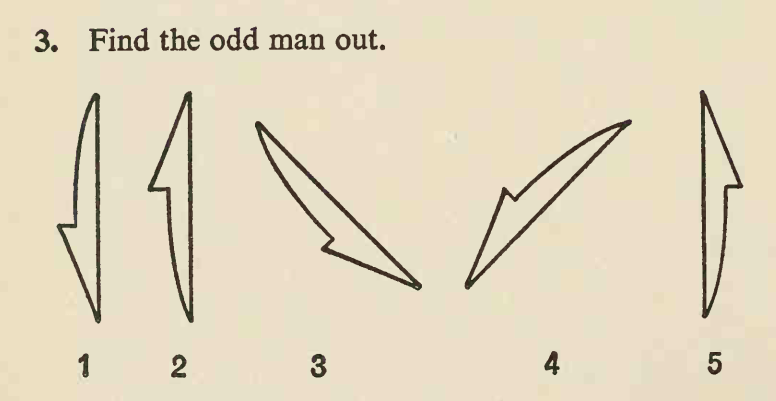
#> input picture 77774217 - shapeMatching/01.png, 776 x 401 px, found by its file name
$ python main.py
#> lines starting #> are read from the running program, lines starting #| are printed output that depends on the picture; after the words box and inside, x2 and y2 are one past the last pixel; in counts of white or black regions, pixels touching at a corner belong together; long printed decimals are rounded
# File        :   main.py (Shape Matching)
# Version     :   1.0.0
# Description :   Script that finds a mismatched shaped in an image
#                 Answer for: https://stackoverflow.com/q/77774217/

# Date:       :   Jan 07, 2023
# Author      :   Ricardo Acevedo-Avila (racevedoaa@gmail.com)
# License     :   Creative Commons CC0

import numpy as np
import cv2
import math


def readImage(imagePath):
    """Reads image via OpenCV"""
#> called with imagePath = 'D://opencvImages//shapes//01.png'
    # Loads image:
    inputImage = cv2.imread(imagePath)
#> inputImage is the input picture: shape (401, 776, 3); mean B, G, R 192.2, 216.2, 227.6
    # Checks if image was successfully loaded:
    if inputImage is None:
        raise TypeError("readImage>> Error: Could not load Input image.")
    return inputImage


def showImage(imageName, inputImage):
    """Shows an image in a window"""
    cv2.namedWindow(imageName, cv2.WINDOW_NORMAL)
    cv2.imshow(imageName, inputImage)
    cv2.waitKey(0)


def getScaledMoments(inputContour):
    """Computes log-scaled hu moments of a contour array"""
    # Calculate Moments
    moments = cv2.moments(inputContour)
    # Calculate Hu Moments
    huMoments = cv2.HuMoments(moments)

    # Log scale hu moments
    for m in range(0, 7):
        huMoments[m] = -1 * math.copysign(1.0, huMoments[m]) * math.log10(abs(huMoments[m]))

    return huMoments


# Set image path
directoryPath = "D://opencvImages//shapes//"

imageNames = ["01", "02", "03", "04", "05"]

# Loop through the image file names:
for imageName in imageNames:

    # Set image path:
    imagePath = directoryPath + imageName + ".png"

    # Load image:
    inputImage = readImage(imagePath)
    showImage("Input Image", inputImage)

    # To grayscale:
    grayImage = cv2.cvtColor(inputImage, cv2.COLOR_BGR2GRAY)
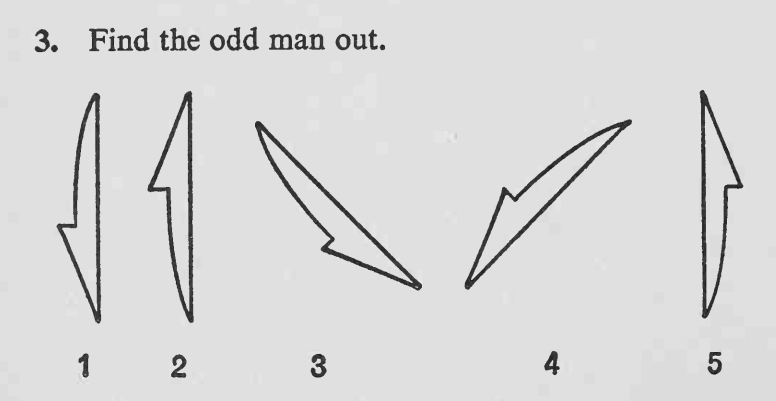
#> grayImage: shape (401, 776); min 28, max 239, mean 216.7

    # Otsu:
    binaryImage = cv2.threshold(grayImage, 0, 255, cv2.THRESH_OTSU + cv2.THRESH_BINARY_INV)[1]
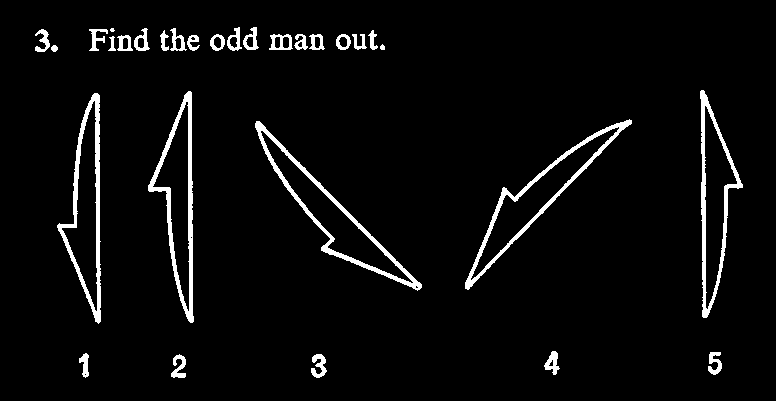
#> binaryImage: shape (401, 776); 4.3% white; 30 white regions (1 under 20 px)
    showImage("Binary", binaryImage)

    # Contour list:
    # Store here all contours of interest (large area):
    contourList = []

    # Find the contour on the binary image:
    contours, hierarchy = cv2.findContours(binaryImage, cv2.RETR_EXTERNAL, cv2.CHAIN_APPROX_SIMPLE)
#> contours = 30 contours, 2 with area under 20; largest, box (x1, y1, x2, y2) and area: (255, 121, 422, 291) 5684, (465, 119, 632, 290) 5418, (57, 93, 101, 324) 4964, (148, 91, 194, 323) 4882, (700, 90, 743, 318) 4635

    for i, c in enumerate(contours):

        # Get blob area:
        currentArea = cv2.contourArea(c)

        # Set min area:
        minArea = 1000

        if currentArea > minArea:
            # Approximate the contour to a polygon:
            contoursPoly = cv2.approxPolyDP(c, 3, True)

            # Get the polygon's bounding rectangle:
            boundRect = cv2.boundingRect(contoursPoly)

            # Get contour centroid:
            cx = int(int(boundRect[0]) + 0.5 * int(boundRect[2]))
            cy = int(int(boundRect[1]) + 0.5 * int(boundRect[3]))

            # Store in dict:
            contourDict = {"Contour": c, "Rectangle": tuple(boundRect), "Centroid": (cx, cy)}

            # Into the list:
            contourList.append(contourDict)
#> this loop made 30 passes
#> (currentArea, boundRect, cx, cy) on passes 6 to 10: (5683.5, (256, 121, 166, 169), 339, 205), (5417.5, (465, 120, 167, 169), 548, 204), (4964.5, (57, 93, 43, 231), 78, 208), (4882.5, (148, 91, 45, 232), 170, 207), (4635, (701, 90, 42, 228), 722, 204)
#> currentArea on passes 1, 2, 3, 4, 5, 11: 171.5, 154.5, 116, 144, 179, 28
#> after the loop, contourList = 5 items

    # Get total contours in the list:
    totalContours = len(contourList)
#> totalContours = 5

    # Deep copies of input image for results:
    inputCopy = inputImage.copy()
    contourCopy = inputImage.copy()

    # Set contour 0 as objetive:
    currentDict = contourList[0]
#> currentDict = {'Contour': contour of 185 points, box (x1, y1, x2, y2) (255, 121, 422, 291), area 5684, 'Rectangle': (256, 121, 166, 169), 'Centroid': (339, 205)}
    # Get objective contour:
    objectiveContour = currentDict["Contour"]
#> objectiveContour = contour of 185 points, box (x1, y1, x2, y2) (255, 121, 422, 291), area 5684

    # Draw objective contour in green:
    cv2.drawContours(contourCopy, [objectiveContour], 0, (0, 255, 0), 3)

    # Draw contour index on image:
    center = currentDict["Centroid"]
#> center = (339, 205)
    cv2.putText(contourCopy, "0", center, cv2.FONT_HERSHEY_SIMPLEX, 1, (255, 0, 0), 2)
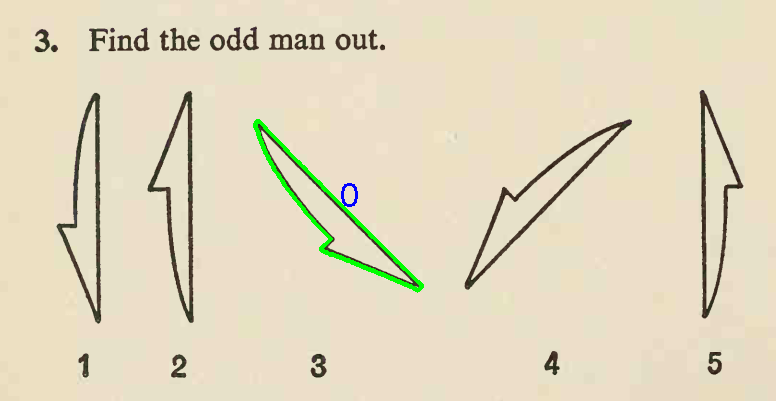
#> contourCopy: shape (401, 776, 3); mean B, G, R 191.6, 216.9, 226.6

    # Store contour distances here:
    contourDistances = []

    # Calculate log-scale hu moments of objective contour:
    huMomentsObjective = getScaledMoments(objectiveContour)
#> in getScaledMoments, `moments = cv2.moments(inputContour)`: moments = moments, m00 5683.5, centre m10/m00, m01/m00 = (331.6, 215.4)
#> in getScaledMoments, `huMoments = cv2.HuMoments(moments)`: huMoments = [0.552, 0.271, 0.0111, 0.00313, 1.55e-05, 0.000831, -1.01e-05]
#> after the loop in getScaledMoments, `for m in range(0, 7):`: huMoments = [0.258, 0.568, 1.95, 2.5, 4.81, 3.08, -5]
#> huMomentsObjective = [0.258, 0.568, 1.95, 2.5, 4.81, 3.08, -5]

    # Start from objectiveContour+1, get target contour, compute scaled moments and
    # get Euclidean distance between the two scaled arrays:

    for i in range(1, totalContours):
        # Set target contour:
        currentDict = contourList[i]
        # Get contour:
        targetContour = currentDict["Contour"]

        # Draw target contour in red:
        cv2.drawContours(contourCopy, [targetContour], 0, (0, 0, 255), 3)

        # Calculate log-scale hu moments of target contour:
        huMomentsTarget = getScaledMoments(targetContour)

        # Compute Euclidean distance between the two arrays:
        contourDistance = np.linalg.norm(np.transpose(huMomentsObjective) - np.transpose(huMomentsTarget))
        print("contourDistance:", contourDistance)

        # Store distance along contour index in distance list:
        contourDistances.append([contourDistance, i])

        # Draw contour index on image:
        center = currentDict["Centroid"]
        cv2.putText(contourCopy, str(i), center, cv2.FONT_HERSHEY_SIMPLEX, 1, (255, 0, 0), 2)

        # Show processed contours:
        showImage("Contours", contourCopy)
#> this loop made 4 passes
#> (huMomentsTarget, contourDistance, center) on passes 1 to 3: ([0.247, 0.544, 1.92, 2.45, 4.7, 2.98, -4.93], 0.175, (548, 204)), ([0.208, 0.458, 1.89, 2.37, 4.54, 2.79, -4.88], 0.459, (78, 208)), ([0.211, 0.47, 1.65, 1.96, 3.77, 2.27, 4.53], 9.64, (170, 207))
#> (huMomentsTarget, contourDistance, center) on pass 4: ([0.206, 0.455, 1.81, 2.23, 4.28, 2.6, -4.74], 0.828, (722, 204))
#| contourDistance: 0.1748
#| contourDistance: 0.4589
#| contourDistance: 9.641
#| contourDistance: 0.8278
#> pass 1, in showImage (call 3), `cv2.imshow(imageName, inputImage)`:
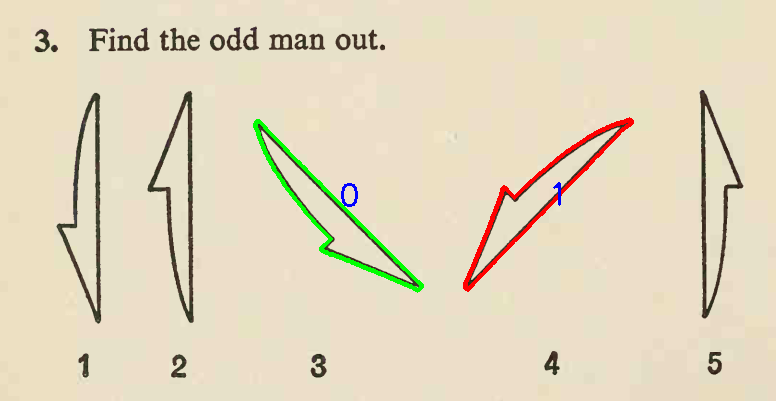
#> window 'Contours': shape (401, 776, 3); mean B, G, R 190.9, 216.1, 227.3
#> pass 2, in showImage (call 4), `cv2.imshow(imageName, inputImage)`:
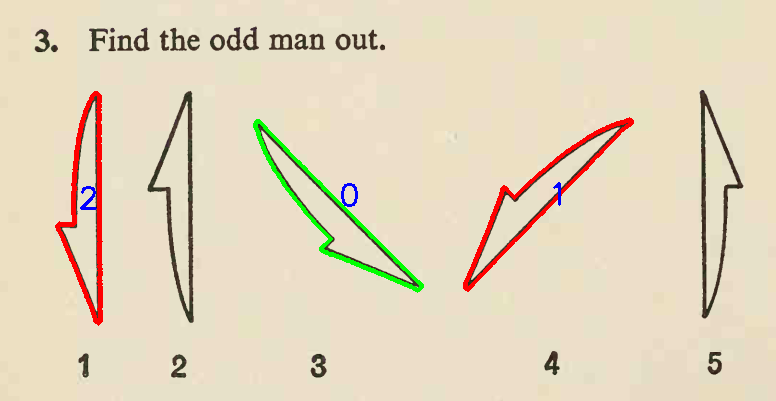
#> window 'Contours': shape (401, 776, 3); mean B, G, R 190.1, 215, 228.1
#> after the loop:
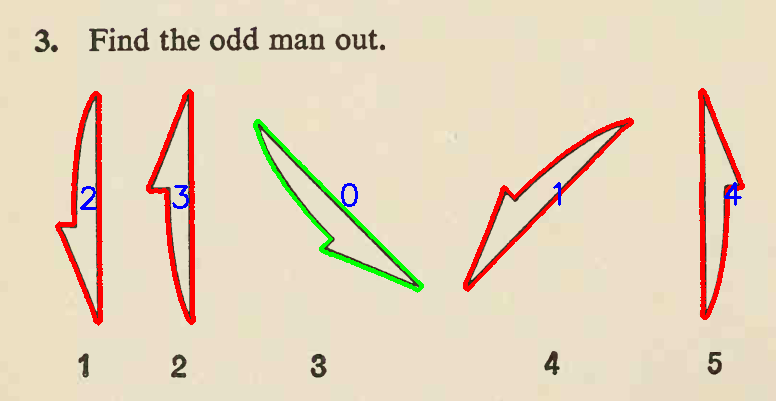
#> contourCopy: shape (401, 776, 3); 3.12% of pixels changed, all inside (x1, y1, x2, y2) = (55, 88, 745, 326)
#> after the loop, contourDistances = [[0.175, 1], [0.459, 2], [9.64, 3], [0.828, 4]]

    # Get maximum distance,
    # List to numpy array:
    distanceArray = np.array(contourDistances)
#> distanceArray = [[0.175, 1], [0.459, 2], [9.64, 3], [0.828, 4]]

    # Get distance mean and std dev:
    mean = np.mean(distanceArray[:, 0:1])
#> mean = 2.78
    stdDev = np.std(distanceArray[:, 0:1])
#> stdDev = 3.97

    print("M:", mean, "Std:", stdDev)
#| M: 2.776 Std: 3.971

    # Set contour 0 (default) as the contour that is different from the rest:
    contourIndex = 0
    minSigma = 1.0

    # If std dev from the distance array is above a minimum variation,
    # there's an outlier (max distance) in the array, thus, the real different
    # contour we are looking for:

    if stdDev > minSigma:
        # Get max distance:
        maxDistance = np.max(distanceArray[:, 0:1])
#> maxDistance = 9.64
        # Set contour index (contour at index 0 was the objective!):
        contourIndex = np.argmax(distanceArray[:, 0:1]) + 1
#> contourIndex = 3
        print("Max:", maxDistance, "Index:", contourIndex)
#| Max: 9.641 Index: 3

    # Fetch dissimilar contour, if found,
    # Get boundingRect:
    boundingRect = contourList[contourIndex]["Rectangle"]
#> boundingRect = (148, 91, 45, 232)

    # Get the dimensions of the bounding rect:
    rectX = boundingRect[0]
#> rectX = 148
    rectY = boundingRect[1]
#> rectY = 91
    rectWidth = boundingRect[2]
#> rectWidth = 45
    rectHeight = boundingRect[3]
#> rectHeight = 232

    # Draw dissimilar (mismatched) contour in red:
    color = (0, 0, 255)
    cv2.rectangle(inputCopy, (int(rectX), int(rectY)),
                  (int(rectX + rectWidth), int(rectY + rectHeight)), color, 2)
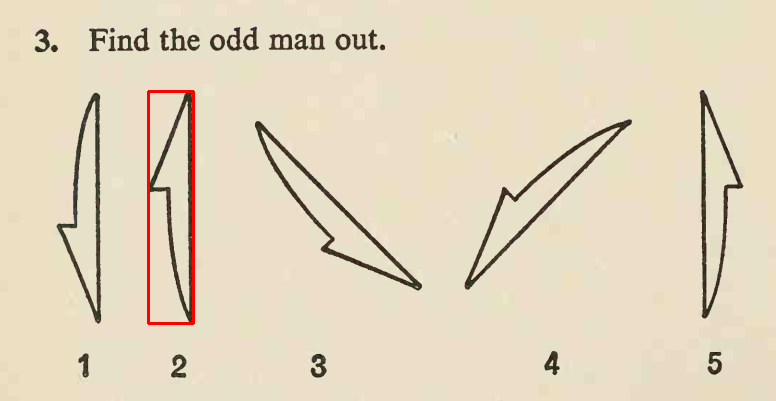
#> inputCopy: shape (401, 776, 3); 0.53% of pixels changed, all inside (x1, y1, x2, y2) = (147, 90, 195, 325)
    showImage("Mismatch", inputCopy)
#> pass 2 of the loop `for imageName in imageNames:`:
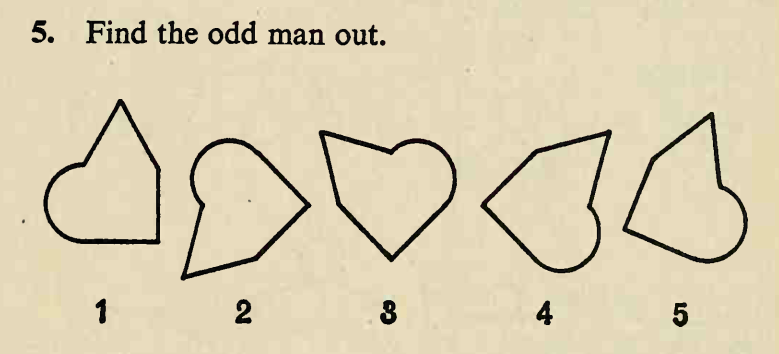
#> input picture 77774217 - shapeMatching/02.png, 779 x 354 px, found by its file name
#> in readImage, inputImage is the input picture: shape (354, 779, 3); mean B, G, R 178.5, 207.5, 219.5
#> grayImage: shape (354, 779)
#> `binaryImage = cv2.threshold(grayImage, 0, 255, cv2.THRESH_OTSU + cv2.T..`:
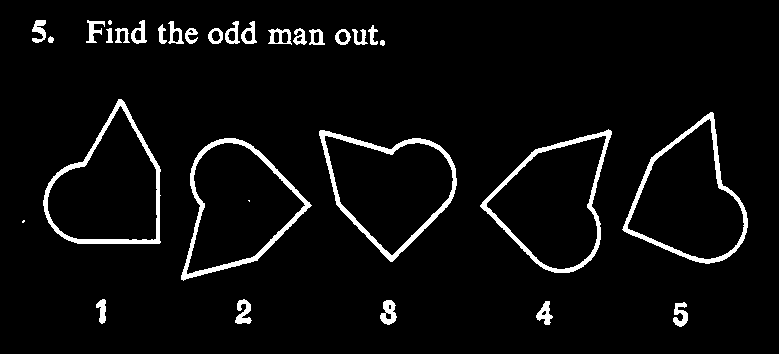
#> binaryImage: shape (354, 779); 4.8% white; 32 white regions (3 under 20 px)
#> contours = 31 contours, 3 with area under 20; largest, box (x1, y1, x2, y2) and area: (480, 129, 612, 273) 11250, (181, 138, 312, 281) 11116, (319, 130, 457, 262) 11090, (622, 112, 748, 264) 11054, (43, 99, 161, 244) 11028
#> the loop `for i, c in enumerate(contours):` made 31 passes
#> (currentArea, boundRect, cx, cy) on passes 7 to 11: (11116.5, (181, 138, 131, 143), 246, 209), (11090, (320, 130, 137, 132), 388, 196), (11250, (480, 129, 132, 143), 546, 200), (11054.5, (622, 112, 126, 152), 685, 188), (11028.5, (43, 99, 118, 144), 102, 171)
#> `currentDict = contourList[0]`: currentDict = {'Contour': contour of 186 points, box (x1, y1, x2, y2) (181, 138, 312, 281), area 11116, 'Rectangle': (181, 138, 131, 143), 'Centroid': (246, 209)}
#> objectiveContour = contour of 186 points, box (x1, y1, x2, y2) (181, 138, 312, 281), area 11116
#> `center = currentDict["Centroid"]`: center = (246, 209)
#> huMomentsObjective = [0.749, 2.83, 2.83, 4.35, 8.17, 6.22, -8.02]
#> the loop `for i in range(1, totalContours):` made 4 passes
#> (huMomentsTarget, contourDistance, center) on passes 1 to 4: ([0.753, 3, 2.84, 4.42, 8.18, 6.12, -8.23], 0.294, (388, 196)), ([0.747, 2.8, 2.81, 4.33, 8.14, 6.19, -7.98], 0.0752, (546, 200)), ([0.749, 2.85, 2.83, 4.32, 8.12, 6.18, -7.99], 0.0793, (685, 188)), ([0.75, 2.9, 2.82, 4.33, 8.03, 6.02, 8.07], 16.1, (102, 171))
#> (printed output is left out)
#> after the loop `for i in range(1, totalContours):`: contourDistances = [[0.294, 1], [0.0752, 2], [0.0793, 3], [16.1, 4]]
#> mean = 4.14
#> stdDev = 6.91
#| M: 4.136 Std: 6.906
#> maxDistance = 16.1
#> contourIndex = 4
#| Max: 16.096 Index: 4
#> boundingRect = (43, 99, 118, 144)
#> rectX = 43
#> rectY = 99
#> rectWidth = 118
#> rectHeight = 144
#> `cv2.rectangle(inputCopy, (int(rectX), int(rectY)), (int(rectX + rectWi..`:
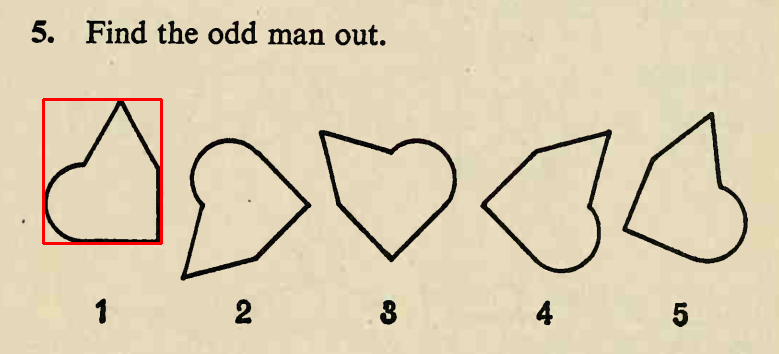
#> inputCopy: shape (354, 779, 3); 0.57% of pixels changed, all inside (x1, y1, x2, y2) = (42, 98, 163, 245)
#> pass 3 of the loop `for imageName in imageNames:`:
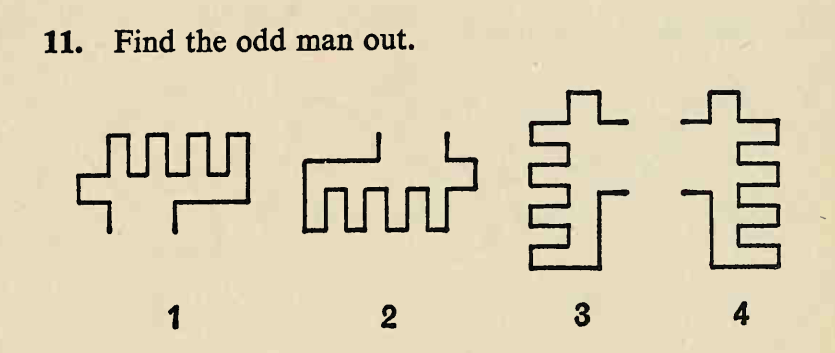
#> input picture 77774217 - shapeMatching/03.png, 835 x 353 px, found by its file name
#> in readImage, inputImage is the input picture: shape (353, 835, 3); mean B, G, R 180.2, 208.7, 220.5
#> grayImage: shape (353, 835)
#> `binaryImage = cv2.threshold(grayImage, 0, 255, cv2.THRESH_OTSU + cv2.T..`:
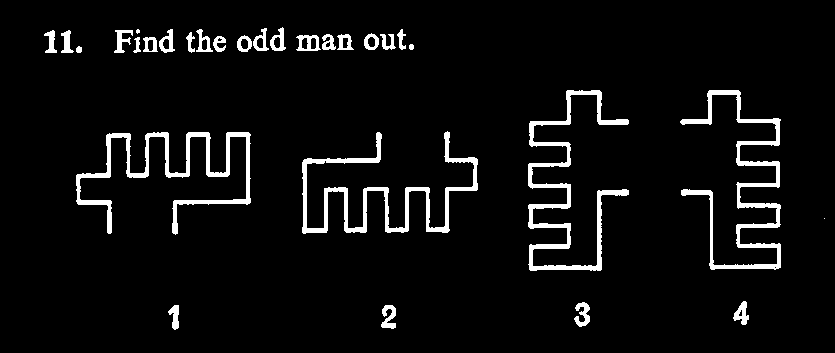
#> binaryImage: shape (353, 835); 5.3% white; 30 white regions (2 under 20 px)
#> contours = 30 contours, 3 with area under 20; largest, box (x1, y1, x2, y2) and area: (528, 90, 629, 271) 2427, (76, 132, 251, 235) 2345, (302, 131, 478, 234) 2341, (680, 90, 781, 270) 2277, (296, 35, 321, 51) 291
#> the loop `for i, c in enumerate(contours):` made 30 passes
#> (currentArea, boundRect, cx, cy) on passes 6 to 9: (2345, (76, 132, 175, 103), 163, 183), (2341, (302, 132, 176, 101), 390, 182), (2277, (681, 90, 100, 180), 731, 180), (2427, (528, 90, 101, 181), 578, 180)
#> after the loop `for i, c in enumerate(contours):`: contourList = 4 items
#> totalContours = 4
#> `currentDict = contourList[0]`: currentDict = {'Contour': contour of 258 points, box (x1, y1, x2, y2) (76, 132, 251, 235), area 2345, 'Rectangle': (76, 132, 175, 103), 'Centroid': (163, 183)}
#> objectiveContour = contour of 258 points, box (x1, y1, x2, y2) (76, 132, 251, 235), area 2345
#> `center = currentDict["Centroid"]`: center = (163, 183)
#> huMomentsObjective = [-0.18, 0.0996, 1.26, 1.35, 3.04, 2.18, 2.7]
#> the loop `for i in range(1, totalContours):` made 3 passes
#> (huMomentsTarget, contourDistance, center) on passes 1 to 3: ([-0.194, 0.0709, 1.04, 1.12, 2.36, 1.47, 2.35], 1.09, (390, 182)), ([-0.22, -0.0396, 1.15, 1.16, 2.57, 2.14, 2.4], 0.622, (731, 180)), ([-0.201, 0.0299, 0.946, 0.943, 1.98, 1.18, -2.11], 5.05, (578, 180))
#> (printed output is left out)
#> after the loop `for i in range(1, totalContours):`: contourDistances = [[1.09, 1], [0.622, 2], [5.05, 3]]
#> mean = 2.25
#> stdDev = 1.99
#| M: 2.254 Std: 1.986
#> maxDistance = 5.05
#> contourIndex = 3
#| Max: 5.049 Index: 3
#> boundingRect = (528, 90, 101, 181)
#> rectX = 528
#> rectY = 90
#> rectWidth = 101
#> rectHeight = 181
#> `cv2.rectangle(inputCopy, (int(rectX), int(rectY)), (int(rectX + rectWi..`:
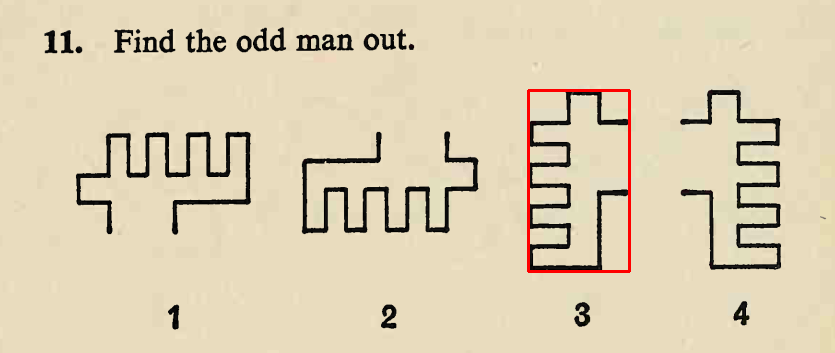
#> inputCopy: shape (353, 835, 3); 0.57% of pixels changed, all inside (x1, y1, x2, y2) = (527, 89, 631, 273)
#> (the run stopped early here; a loop or call above may not have finished)
